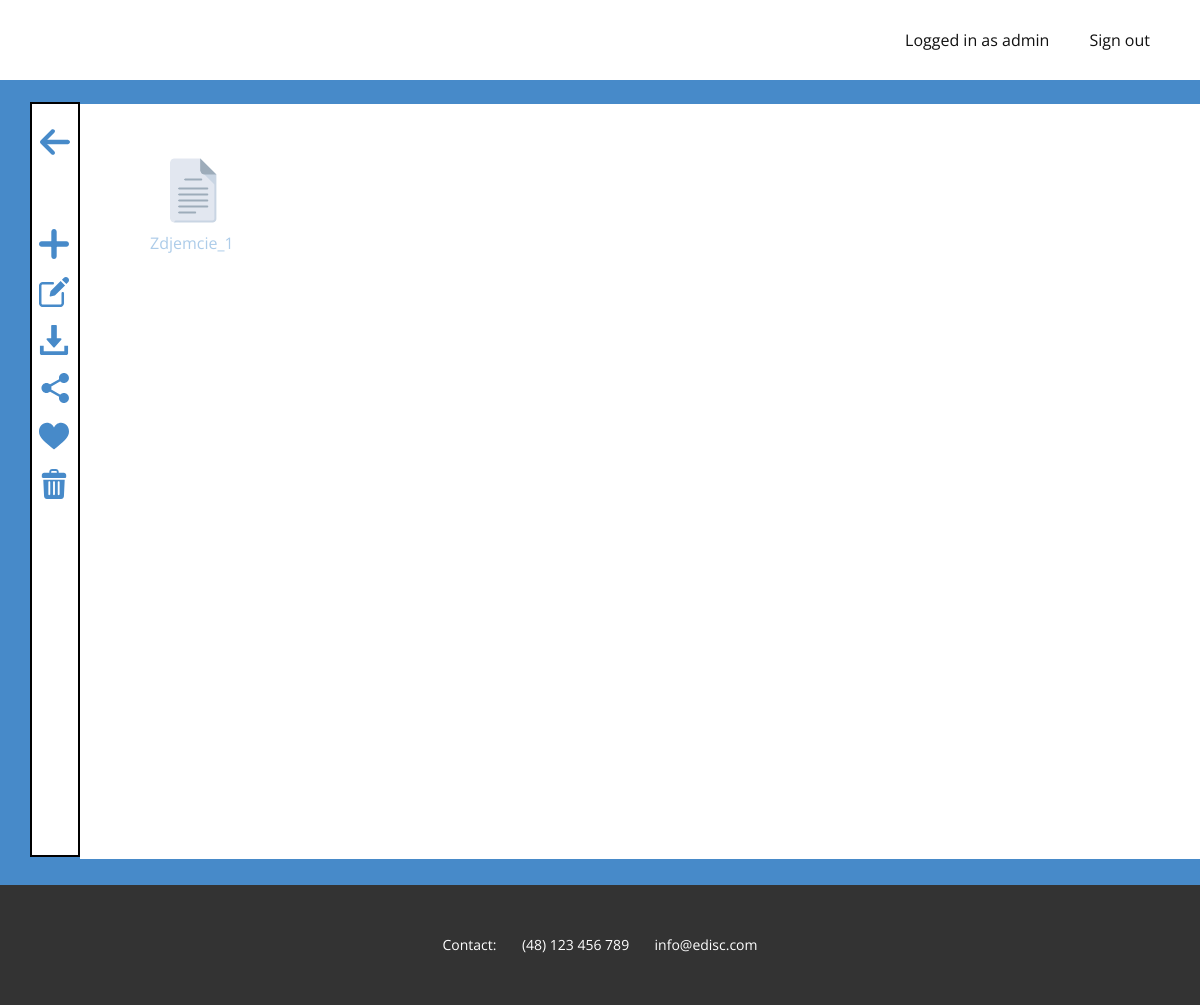
/drive/1 (signed in), run on an earlier commit of the app's database.
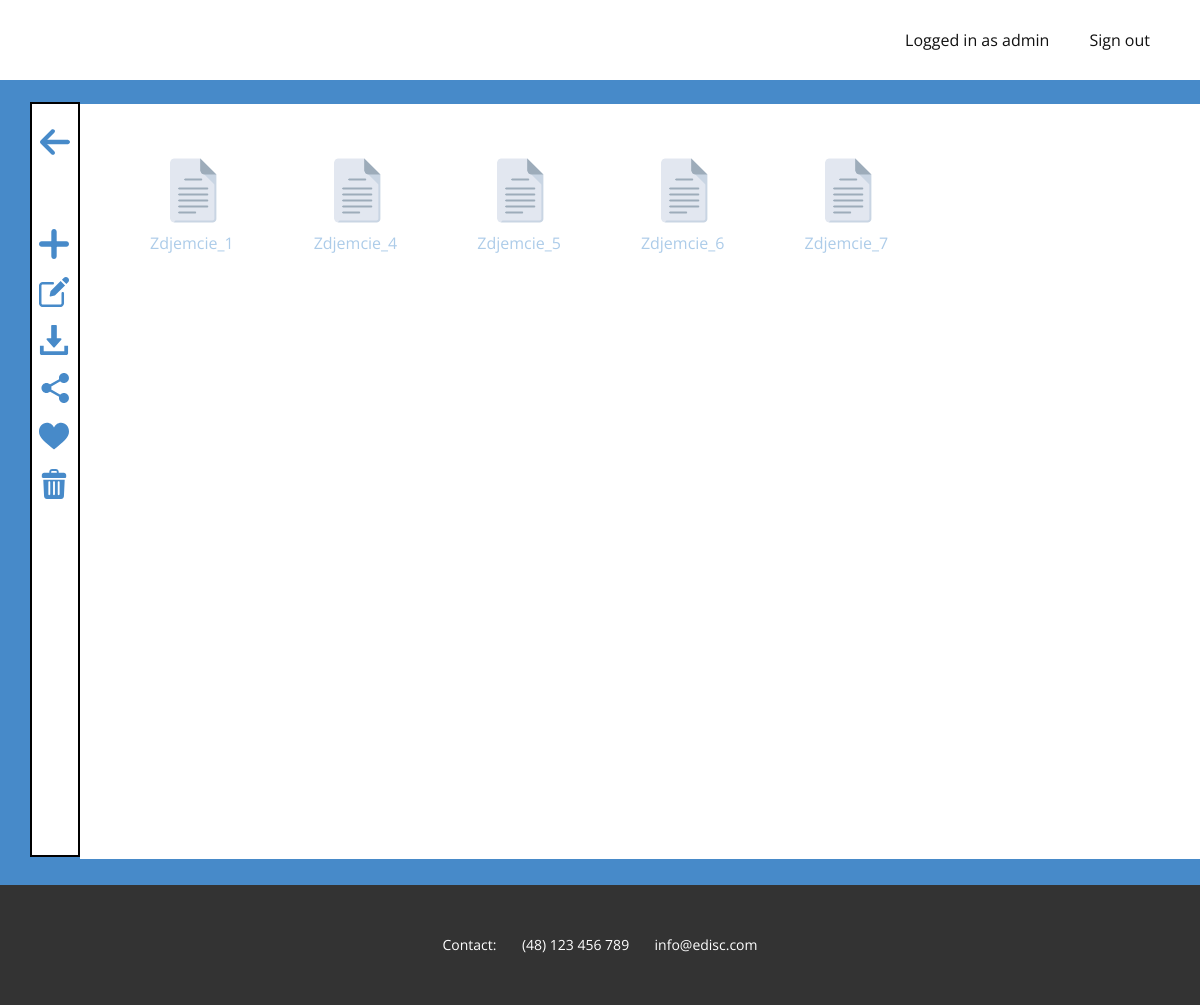
And on a later commit of the database.
### mainapp/models.py (models this page shows, shortened)
class File (models.Model):
    fileName = models.CharField(max_length=30)
    extension = models.CharField(max_length=4, default='none')
    content = models.FileField(default='No file loaded')
    directory = models.ForeignKey(Directory, on_delete=models.CASCADE)
    uploadDate = models.DateTimeField()
    inBin = models.BooleanField(default=False)
    isFavourite = models.BooleanField(default=False)

### mainapp/views.py (the view)
# urls.py: path('drive/<int:pk>', login_required(login_url='login')(views.InDirectoryView.as_view()), name='inDirectory'),
class InDirectoryView(generic.DetailView):
    model = Directory
    template_name = 'mainapp/directory.html'

### mainapp/templates/mainapp/directory.html (shortened to what the changed rows need)
{% extends "./base.html" %}
{% block body_content %}
    {% for fil in directory.file_set.all %}
        {% if fil.inBin == False %}
            <div class="floatLeft">
                <a>
                    <figure>
                        {% if fil.extension == 'pdf' %}
                            <img src="../../static/images/file_icons/pdf_icon.png" width="73" height="81">
                        {% elif fil.extension == 'doc' or fil.extension == 'docx' or fil.extension == 'docs' %}
                            <img src="../../static/images/file_icons/doc_icon.png" width="73" height="81">
                        {% elif fil.extension == 'mov' or fil.extension == 'mp4' or fil.extension == 'mkv' %}
                            <img src="../../static/images/file_icons/mov_icon.png" width="73" height="81">
                        {% elif fil.extension == 'mp3' or fil.extension == 'wav' or fil.extension == 'm4a' %}
                            <img src="../../static/images/file_icons/mp3_icon.png" width="73" height="81">
                        {% elif fil.extension == 'png' or fil.extension == 'jpg' or fil.extension == 'jpeg' %}
                            <img src="../../static/images/file_icons/png_icon.png" width="73" height="81">
                        {% elif fil.extension == 'ppt' %}
                            <img src="../../static/images/file_icons/ppt_icon.png" width="73" height="81">
                        {% elif fil.extension == 'txt' %}
                            <img src="../../static/images/file_icons/txt_icon.png" width="73" height="81">
                        {% elif fil.extension == 'xls' %}
                            <img src="../../static/images/file_icons/xls_icon.png" width="73" height="81">
                        {% elif fil.extension == 'rar' or fil.extension == 'zip' or fil.extension == 'tar' %}
                            <img src="../../static/images/file_icons/zip_icon.png" width="73" height="81">
                        {% else %}
                            <img src="../../static/images/file_icons/file_icon_v2.png" width="75" height="81">
                        {% endif %}
                        <figcaption>
                            {{ fil.fileName }}
                        </figcaption>
                    </figure>
                </a>
            </div>
        {% endif %}
    {% endfor %}
{% endblock %}
{% block list_content %}
    <link rel="stylesheet" href="../../static/css/directory.css" media="screen">
{% endblock %}

What changed in the data, as far as the page shows it:
added File: inBin False (drawn), fileName "Zdjemcie_4"
added File: inBin False (drawn), fileName "Zdjemcie_5"
added File: inBin False (drawn), fileName "Zdjemcie_6"
added File: inBin False (drawn), fileName "Zdjemcie_7"
